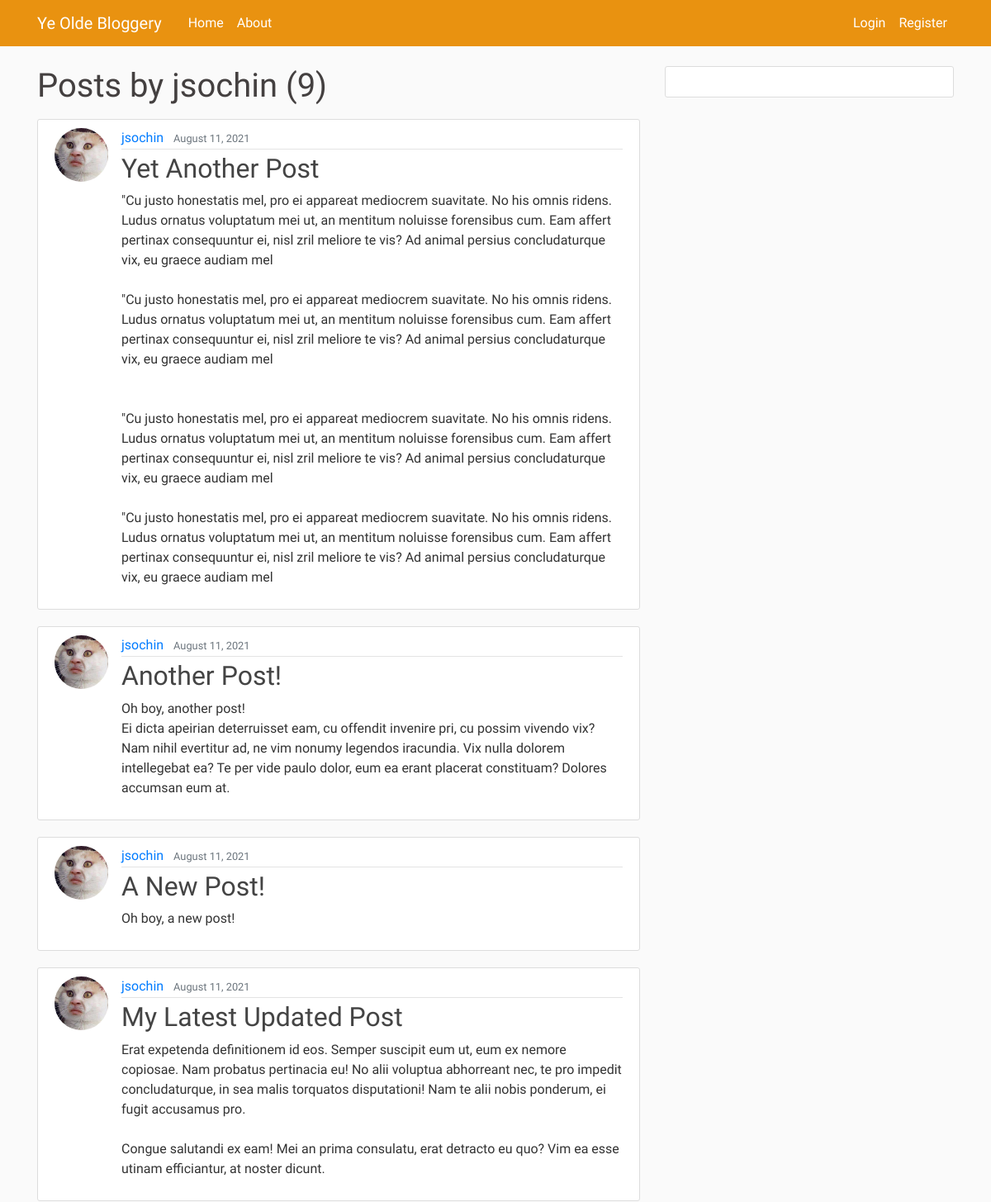
/user/jsochin (upper part), run on an earlier commit of the app's database.
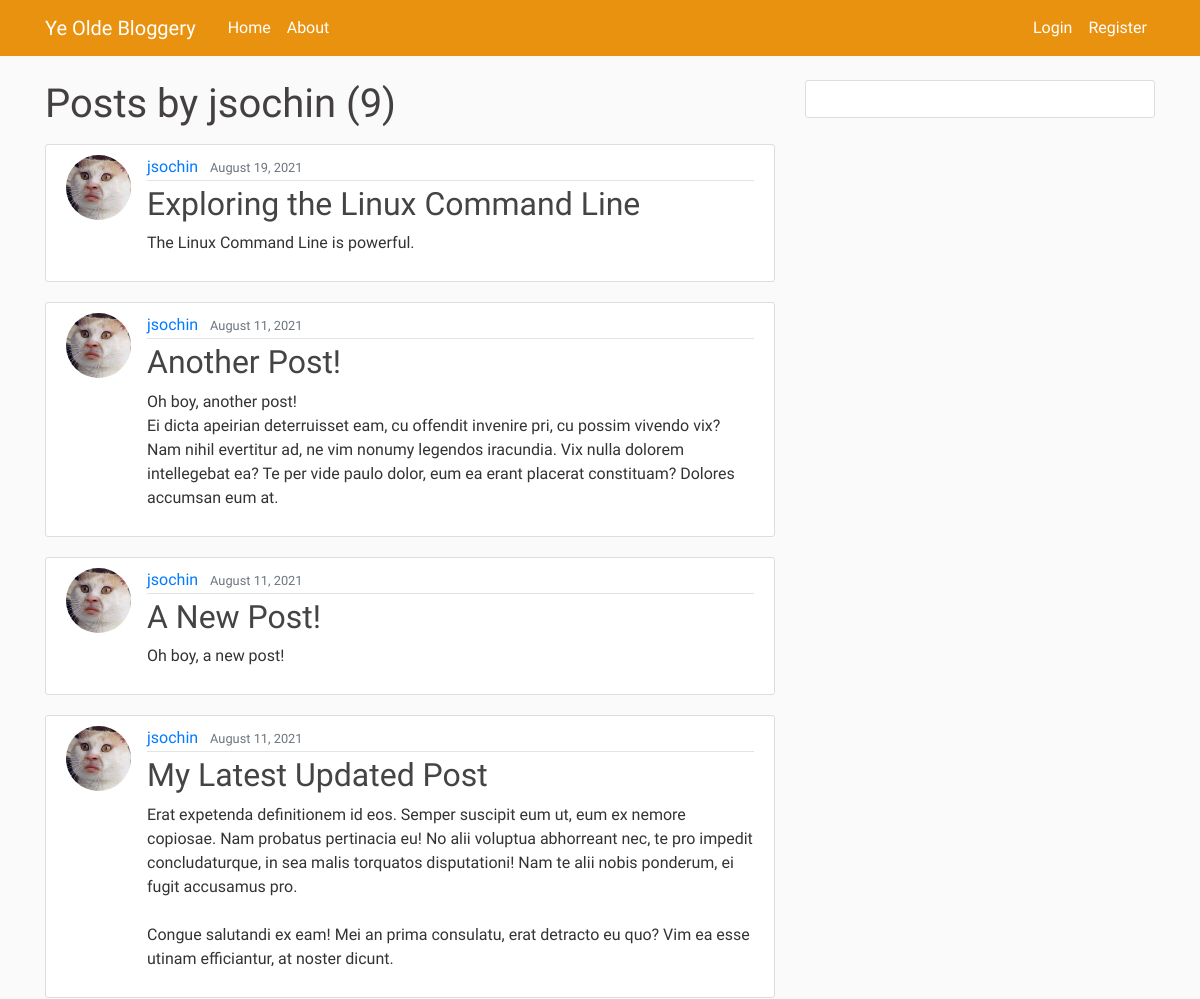
And on a later commit of the database.
### blog/models.py (models this page shows, shortened)
class Post(models.Model):
    title = models.CharField(max_length=100)
    content = models.TextField()
    date_posted = models.DateTimeField(default=timezone.now)
    author = models.ForeignKey(User, on_delete=models.CASCADE)

### users/models.py (models this page shows, shortened)
class Profile(models.Model):
    user = models.OneToOneField(User, on_delete=models.CASCADE)
    image = models.ImageField(default='default.jpg', upload_to='profile_pics')

### blog/views.py (the view)
# urls.py: path('user/<str:username>', UserPostListView.as_view(), name='user_posts'),
class UserPostListView(ListView):
    model = Post
    template_name = 'blog/user_posts.html'
    context_object_name = 'posts'
    paginate_by = 5
    def get_queryset(self):
        user = get_object_or_404(User, username=self.kwargs.get('username'))
        return Post.objects.filter(author=user).order_by('-date_posted')

### blog/templates/blog/user_posts.html (shortened to what this page needs)
{% extends "blog/base.html" %}
{% block content %}
    <h1 class="mb-3">Posts by {{ view.kwargs.username }} ({{ page_obj.paginator.count }})</h1>
   {% for post in posts %}
        <article class="media content-section">
            <img class="rounded-circle article-img" src="{{ post.author.profile.image.url }}">
            <div class="media-body">
            <div class="article-metadata">
                <a class="mr-2" href="#">{{ post.author }}</a>
                <small class="text-muted">{{ post.date_posted|date:"F d, Y" }}</small>
            </div>
            <h2><a class="article-title" href="{% url 'user_posts' post.author.username %}">{{ post.title }}</a></h2>
            <p class="article-content">{{ post.content }}</p>
            </div>
        </article>
   {% endfor %}
{% endblock content %}

What changed in the data, as far as the page shows it:
removed Post: author.profile.image (picture), author "jsochin", date_posted "August 11, 2021", title "Yet Another Post", content "\"Cu justo honestatis mel, pro ei appareat mediocrem suavitate. No his omnis ridens. Ludus ornatus voluptatum mei ut, an mentitum noluisse forensibus cum. Eam affert pertinax consequuntur ei, nisl zril meliore te vis? Ad animal persius concludaturque vix, eu graece audiam mel \"Cu justo honestatis mel, pro ei appareat mediocrem suavitate. No his omnis ridens. Ludus ornatus voluptatum mei ut, an mentitum noluisse forensibus cum. Eam affert pertinax consequuntur ei, nisl zril meliore te vis? Ad animal persius concludaturque vix, eu graece audiam mel \"Cu justo honestatis mel, pro ei appareat mediocrem suavitate. No his omnis ridens. Ludus ornatus voluptatum mei ut, an mentitum noluisse…"
added Post: author.profile.image (picture), author "jsochin", date_posted "August 19, 2021", title "Exploring the Linux Command Line", content "The Linux Command Line is powerful."
